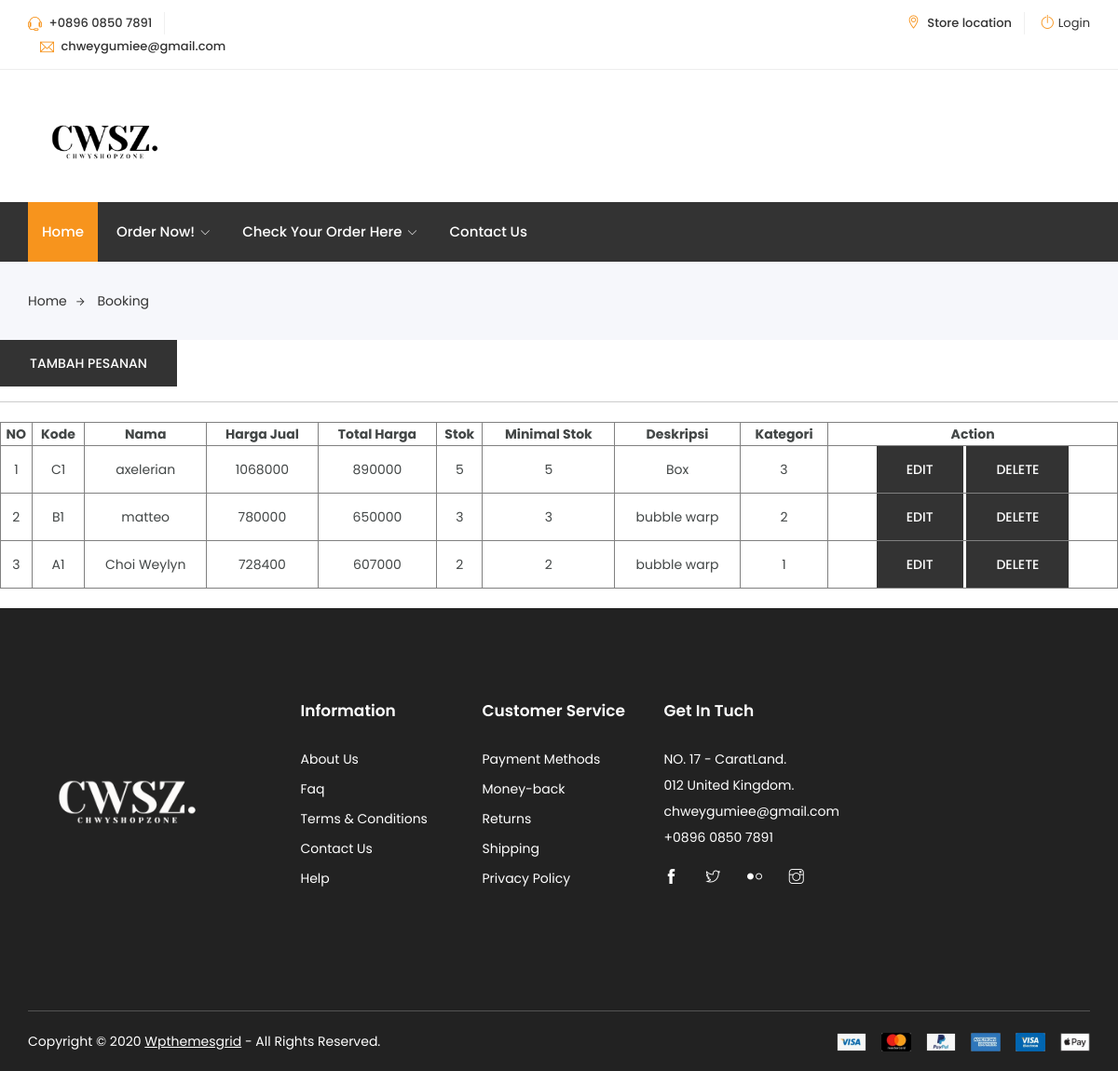
Screenshot of /booking.php with the database file from the repository.
### tables this page shows
CREATE TABLE `produk` (
  `id` int(11) NOT NULL,
  `kode` varchar(45) DEFAULT NULL,
  `nama` varchar(45) DEFAULT NULL,
  `harga_jual` double DEFAULT NULL,
  `harga_beli` double DEFAULT NULL,
  `stok` int(11) DEFAULT NULL,
  `min_stok` int(11) DEFAULT NULL,
  `deskripsi` text DEFAULT NULL,
  `kategori_produk_id` int(11) NOT NULL
);

### booking.php (the view, shortened to what this page needs)
<?php
    require_once 'dbkoneksi.php';
    $sql = "SELECT * FROM produk";
    $stmt = $dbh->prepare($sql);
    $stmt->execute();
?>
<!DOCTYPE html>
<html lang="zxx">
<head>
	<link rel="stylesheet" href="css/bootstrap.css">
    <link rel="stylesheet" href="css/magnific-popup.min.css">
    <link rel="stylesheet" href="css/font-awesome.css">
	<link rel="stylesheet" href="css/jquery.fancybox.min.css">
    <link rel="stylesheet" href="css/themify-icons.css">
    <link rel="stylesheet" href="css/niceselect.css">
    <link rel="stylesheet" href="css/animate.css">
    <link rel="stylesheet" href="css/flex-slider.min.css">
    <link rel="stylesheet" href="css/owl-carousel.css">
    <link rel="stylesheet" href="css/slicknav.min.css">
	<link rel="stylesheet" href="css/reset.css">
	<link rel="stylesheet" href="style.css">
    <link rel="stylesheet" href="css/responsive.css">
</head>
<body class="js">
		<header class="header shop">
			<div class="topbar">
				<div class="container">
					<div class="row">
						<div class="col-lg-4 col-md-12 col-12">
							<div class="top-left">
								<ul class="list-main">
									<li><i class="ti-headphone-alt"></i> +0896 0850 7891</li>
									<li><i class="ti-email"></i> chweygumiee@gmail.com</li>
								</ul>
							</div>
						</div>
						<div class="col-lg-8 col-md-12 col-12">
							<div class="right-content">
								<ul class="list-main">
									<li><i class="ti-location-pin"></i> Store location</li>
									<li><i class="ti-power-off"></i><a href="login.php">Login</a></li>
								</ul>
							</div>
						</div>
					</div>
				</div>
			</div>
			<div class="middle-inner">
				<div class="container">
					<div class="row">
						<div class="col-lg-2 col-md-2 col-12">
						<div class="logo">
							<a href="index.php?hal=home"><img src="images/logonew.png" alt="logo"></a>
						</div>
						</div>
					</div>
				</div>
			</div>
			<div class="header-inner">
				<div class="container">
					<div class="cat-nav-head">
						<div class="row">
							<div class="col-12">
								<div class="menu-area">
									<nav class="navbar navbar-expand-lg">
										<div class="navbar-collapse">
											<div class="nav-inner">
												<ul class="nav main-menu menu navbar-nav">
													<li class="active"><a href="index.php?hal=home">Home</a></li>
													<li><a href="#">order now!<i class="ti-angle-down"></i></a>
													</li>
													<li><a href="#">Check Your order here<i class="ti-angle-down"></i></a>
													</li>
													<li><a href="contact.php">Contact Us</a></li>
												</ul>
											</div>
										</div>
									</nav>
								</div>
							</div>
						</div>
					</div>
				</div>
			</div>
		</header>
	<div class="breadcrumbs">
		<div class="container">
			<div class="row">
				<div class="col-12">
					<div class="bread-inner">
						<ul class="bread-list">
							<li><a href="index.php?hal=home">Home<i class="ti-arrow-right"></i></a></li>
							<li class="active"><a href="booking.php">Booking</a></li>
						</ul>
					</div>
				</div>
			</div>
		</div>
	</div>
<!DOCTYPE html>
<html lang="en">
<head>
</head>
<body>
    <a class="btn text-white" href="form.php">TAMBAH PESANAN</a>
    <hr>
    <table class="text-center" border="1">
        <thead>
            <tr>
                <th>NO</th>
                <th>Kode</th>
                <th>Nama</th>
                <th>Harga Jual</th>
                <th>Total Harga</th>
                <th>Stok</th>
                <th>Minimal Stok</th>
                <th>Deskripsi</th>
                <th>Kategori</th>
                <th>Action</th>
            </tr>
        </thead>
        <tbody>
            <?php
                $number = 1;
                while($row = $stmt->fetch(PDO::FETCH_ASSOC)) :
            ?>
           <tr>
                <td> <?= $number ?> </td>
                <td> <?=$row['kode']  ?> </td>
                <td> <?=$row['nama']  ?> </td>
                <td> <?=$row['harga_jual'] * 1.2  ?> </td>
                <td> <?=$row['harga_beli']  ?> </td>
                <td> <?=$row['stok']  ?> </td>
                <td> <?=$row['min_stok']  ?> </td>
                <td> <?=$row['deskripsi']  ?> </td>
                <td> <?=$row['kategori_produk_id']  ?> </td>
                <td>
                    <a class="btn" href="edit.php?id=<?= $row['id'] ?> ">EDIT</a>
                    <a class="btn" href="delete.php?id=<?=$row['id']?>"
                    onclick="if(!confirm('Anda Yakin Hapus Data Pemesanan <?=$row['nama']?>?')) {return false}"
                    >Delete</a>
                </td>
           </tr>
           <?php
                $number++;
                endwhile;
           ?>
        </tbody>
    </table>
</body>
</html>
	<footer class="footer">
		<div class="footer-top section">
			<div class="container">
				<div class="row">
					<div class="col-lg-3 col-md-6 col-12">
						<div class="single-footer about">
							<div class="logo">
								<a href="index.php?hal=home"><img src="images/logonew2.png" alt="#"></a>
							</div>
						</div>
					</div>
					<div class="col-lg-2 col-md-6 col-12">
						<div class="single-footer links">
							<h4>Information</h4>
							<ul>
								<li><a href="contact.php">About Us</a></li>
								<li><a href="#">Faq</a></li>
								<li><a href="#">Terms & Conditions</a></li>
								<li><a href="contact.php">Contact Us</a></li>
								<li><a href="#">Help</a></li>
							</ul>
						</div>
					</div>
					<div class="col-lg-2 col-md-6 col-12">
						<div class="single-footer links">
							<h4>Customer Service</h4>
							<ul>
								<li><a href="#">Payment Methods</a></li>
								<li><a href="#">Money-back</a></li>
								<li><a href="#">Returns</a></li>
								<li><a href="#">Shipping</a></li>
								<li><a href="#">Privacy Policy</a></li>
							</ul>
						</div>
					</div>
					<div class="col-lg-3 col-md-6 col-12">
						<div class="single-footer social">
							<h4>Get In Tuch</h4>
							<div class="contact">
								<ul>
									<li>NO. 17 - CaratLand.</li>
									<li>012 United Kingdom.</li>
									<li>chweygumiee@gmail.com</li>
									<li> +0896 0850 7891</li>
								</ul>
							</div>
							<ul>
								<li><a href="#"><i class="ti-facebook"></i></a></li>
								<li><a href="#"><i class="ti-twitter"></i></a></li>
								<li><a href="#"><i class="ti-flickr"></i></a></li>
								<li><a href="#"><i class="ti-instagram"></i></a></li>
							</ul>
						</div>
					</div>
				</div>
			</div>
		</div>
		<div class="copyright">
			<div class="container">
				<div class="inner">
					<div class="row">
						<div class="col-lg-6 col-12">
							<div class="left">
								<p>Copyright © 2020 <a href="http://www.wpthemesgrid.com" target="_blank">Wpthemesgrid</a>  -  All Rights Reserved.</p>
							</div>
						</div>
						<div class="col-lg-6 col-12">
							<div class="right">
								<img src="images/payments.png" alt="#">
							</div>
						</div>
					</div>
				</div>
			</div>
		</div>
	</footer>
</body>
</html>

### rows the page displays
produk: kode "C1", nama "axelerian", $row['harga_jual']*1.2 "1068000", harga_beli "890000", stok "5", min_stok "5", deskripsi "Box", kategori_produk "3"
produk: kode "B1", nama "matteo", $row['harga_jual']*1.2 "780000", harga_beli "650000", stok "3", min_stok "3", deskripsi "bubble warp", kategori_produk "2"
produk: kode "A1", nama "Choi Weylyn", $row['harga_jual']*1.2 "728400", harga_beli "607000", stok "2", min_stok "2", deskripsi "bubble warp", kategori_produk "1"
